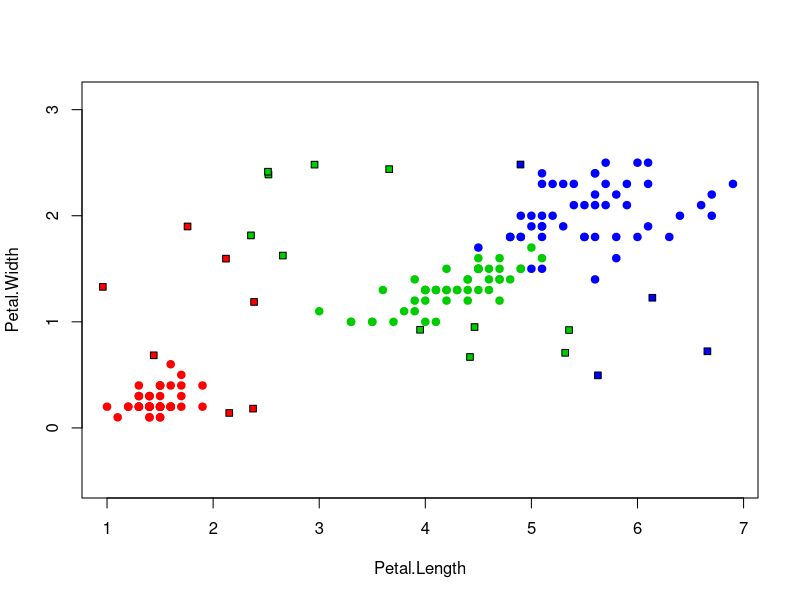

Source code (R):
sortObjectsByDist = function(xl, z){
  
  l = dim(xl)[1];
  n = dim(xl)[2]-1;
  
  distances = matrix(NA, l, 2);
  
  for (i in 1:l){
      distances[i, ] = c(i, sqrt(sum((xl[i, 1:n] - z)^2)));
  }
  
  orderedXl = xl[order(distances[, 2]), ];
  return (orderedXl);
}

kNN = function(xl, z, k){
  orderedXl = sortObjectsByDist(xl, z);
    
  classes = orderedXl[1:k, 3];
      
  counts = table(classes);
      
  class = names(which.max(counts));

  return (class)
}


xl = iris[,3:5];

colors <- c("setosa" = "red", "versicolor" = "green3", "virginica" = "blue")
plot(iris[, 3:4], pch = 21, bg = colors[iris$Species], col = colors[iris$Species], asp = 1)

for(i in 1:25){
  x = runif(1, 0, 7);
  y = runif(1, 0, 2.5);
  z <- c(x, y);
  class <- kNN(xl, z, k=6);
  points(z[1], z[2], pch = 22, bg = colors[class], asp = 1);
}



